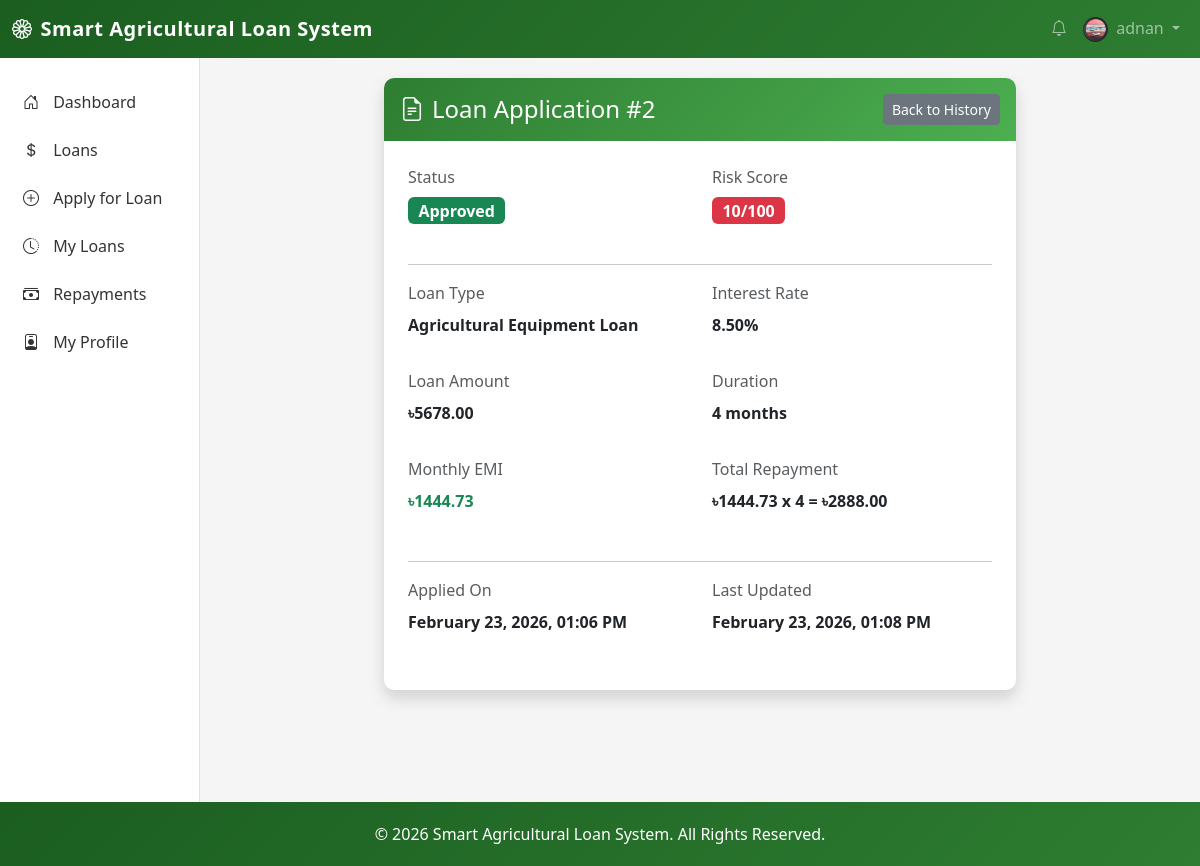
Page /loan/2/ (signed in) on the committed database.
### loan_app/models.py (models this page shows, shortened)
class User(AbstractUser):
    ROLE_CHOICES = [
        ("Farmer", "Farmer"),
        ("Bank Officer", "Bank Officer"),
        ("Admin", "Admin"),
    ]
    role = models.CharField(max_length=20, choices=ROLE_CHOICES, default="Farmer")
    phone_number = models.CharField(max_length=20, blank=True)
    profile_picture = models.ImageField(
        upload_to="profile_pictures/", blank=True, null=True
    )
    is_verified = models.BooleanField(default=False)
    nid_card_front = models.FileField(
        upload_to="nid_cards/",
        blank=True,
        null=True,
        help_text="Upload NID card front side",
    )
    nid_card_back = models.FileField(
        upload_to="nid_cards/",
        blank=True,
        null=True,
        help_text="Upload NID card back side",
    )
    nid_verified = models.BooleanField(
        default=False, help_text="Whether NID has been verified by bank officer"
    )
    nid_verified_by = models.ForeignKey(
        "self",
        on_delete=models.SET_NULL,
        null=True,
        blank=True,
        related_name="nid_verifications",
    )
    nid_verified_at = models.DateTimeField(null=True, blank=True)

class LoanApplication(models.Model):
    STATUS_CHOICES = [
        ("Pending", "Pending"),
        ("Approved", "Approved"),
        ("Rejected", "Rejected"),
    ]
    farmer = models.ForeignKey(
        User, on_delete=models.CASCADE, related_name="loan_applications"
    )
    loan_type = models.ForeignKey(
        LoanType, on_delete=models.CASCADE, related_name="applications"
    )
    amount = models.DecimalField(max_digits=12, decimal_places=2)
    duration_months = models.IntegerField(help_text="Loan duration in months")
    risk_score = models.IntegerField(
        default=0, help_text="Auto-calculated risk score (0-100)"
    )
    status = models.CharField(max_length=20, choices=STATUS_CHOICES, default="Pending")
    emi = models.DecimalField(
        max_digits=12, decimal_places=2, default=0, help_text="Monthly EMI amount"
    )
    created_at = models.DateTimeField(auto_now_add=True)
    updated_at = models.DateTimeField(auto_now=True)

class LoanType(models.Model):
    name = models.CharField(max_length=100, unique=True)
    interest_rate = models.DecimalField(
        max_digits=5, decimal_places=2, help_text="Interest rate in percentage"
    )
    max_amount = models.DecimalField(
        max_digits=12, decimal_places=2, help_text="Maximum loan amount in BDT"
    )
    description = models.TextField(blank=True)
    created_at = models.DateTimeField(auto_now_add=True)
    updated_at = models.DateTimeField(auto_now=True)

### loan_app/views.py (the view)
# urls.py: path("loan/<int:pk>/", views.loan_detail, name="loan_detail"),
@login_required
def loan_detail(request, pk):
    application = get_object_or_404(LoanApplication, pk=pk, farmer=request.user)
    return render(request, "loan/detail.html", {"application": application})

### templates/loan/detail.html (shortened to what this page needs)
{% extends 'base.html' %}
{% block content %}
<div class="row">
    <div class="col-md-8 mx-auto">
        <div class="card shadow">
            <div class="card-header py-3 d-flex justify-content-between align-items-center">
                <h4 class="mb-0"><i class="bi bi-file-earmark-text me-2"></i>Loan Application #{{ application.id }}</h4>
                <a href="{% url 'loan_history' %}" class="btn btn-secondary btn-sm">Back to History</a>
            </div>
            <div class="card-body p-4">
                <div class="row mb-4">
                    <div class="col-md-6">
                        <div class="mb-3">
                            <label class="form-label text-muted">Status</label>
                            <p>
                                {% if application.status == 'Pending' %}
                                    <span class="badge bg-warning fs-6">{{ application.status }}</span>
                                {% elif application.status == 'Approved' %}
                                    <span class="badge bg-success fs-6">{{ application.status }}</span>
                                {% else %}
                                    <span class="badge bg-danger fs-6">{{ application.status }}</span>
                                {% endif %}
                            </p>
                        </div>
                    </div>
                    <div class="col-md-6">
                        <div class="mb-3">
                            <label class="form-label text-muted">Risk Score</label>
                            <p>
                                {% if application.risk_score >= 70 %}
                                    <span class="badge bg-success fs-6">{{ application.risk_score }}/100</span>
                                {% elif application.risk_score >= 40 %}
                                    <span class="badge bg-warning fs-6">{{ application.risk_score }}/100</span>
                                {% else %}
                                    <span class="badge bg-danger fs-6">{{ application.risk_score }}/100</span>
                                {% endif %}
                            </p>
                        </div>
                    </div>
                </div>
                <hr>
                <div class="row">
                    <div class="col-md-6 mb-3">
                        <label class="form-label text-muted">Loan Type</label>
                        <p class="fw-bold">{{ application.loan_type.name }}</p>
                    </div>
                    <div class="col-md-6 mb-3">
                        <label class="form-label text-muted">Interest Rate</label>
                        <p class="fw-bold">{{ application.loan_type.interest_rate }}%</p>
                    </div>
                </div>
                <div class="row">
                    <div class="col-md-6 mb-3">
                        <label class="form-label text-muted">Loan Amount</label>
                        <p class="fw-bold">৳{{ application.amount|floatformat:2 }}</p>
                    </div>
                    <div class="col-md-6 mb-3">
                        <label class="form-label text-muted">Duration</label>
                        <p class="fw-bold">{{ application.duration_months }} months</p>
                    </div>
                </div>
                <div class="row">
                    <div class="col-md-6 mb-3">
                        <label class="form-label text-muted">Monthly EMI</label>
                        <p class="fw-bold text-success">৳{{ application.emi|floatformat:2 }}</p>
                    </div>
                    <div class="col-md-6 mb-3">
                        <label class="form-label text-muted">Total Repayment</label>
                        <p class="fw-bold">৳{{ application.emi|floatformat:2 }} x {{ application.duration_months }} = ৳{{ application.emi|add:application.emi|floatformat:2 }}</p>
                    </div>
                </div>
                <hr>
                <div class="row">
                    <div class="col-md-6 mb-3">
                        <label class="form-label text-muted">Applied On</label>
                        <p class="fw-bold">{{ application.created_at|date:"F d, Y, h:i A" }}</p>
                    </div>
                    <div class="col-md-6 mb-3">
                        <label class="form-label text-muted">Last Updated</label>
                        <p class="fw-bold">{{ application.updated_at|date:"F d, Y, h:i A" }}</p>
                    </div>
                </div>
            </div>
        </div>
    </div>
</div>
{% endblock %}

### templates/base.html (shortened to what this page needs)
<!DOCTYPE html>
<html lang="en">
<head>
    <link href="https://cdn.jsdelivr.net/npm/bootstrap@5.3.2/dist/css/bootstrap.min.css" rel="stylesheet">
    <link rel="stylesheet" href="https://cdn.jsdelivr.net/npm/bootstrap-icons@1.11.1/font/bootstrap-icons.css">
</head>
<body>
    <nav class="navbar navbar-expand-lg navbar-dark">
        <div class="container-fluid">
            <a class="navbar-brand" href="/">
                <i class="bi bi-flower1 me-2"></i>Smart Agricultural Loan System
            </a>
            <div class="collapse navbar-collapse" id="navbarNav">
                <ul class="navbar-nav ms-auto">
                    <li class="nav-item">
                        <a class="nav-link" href="#"><i class="bi bi-bell"></i></a>
                    </li>
                    <li class="nav-item dropdown">
                        <a class="nav-link dropdown-toggle" href="#" role="button" data-bs-toggle="dropdown">
                            {% if user.profile_picture %}
                                <img src="{{ user.profile_picture.url }}" class="rounded-circle me-1" style="width: 25px; height: 25px; object-fit: cover;">
                            {% else %}
                                <i class="bi bi-person-circle"></i>
                            {% endif %}
                            {{ user.username }}
                        </a>
                    </li>
                </ul>
            </div>
        </div>
    </nav>
    <div class="container-fluid">
        <div class="row">
            <div class="col-md-2 sidebar">
                <ul class="nav flex-column">
                    <li class="nav-item">
                        <a class="nav-link" href="{% url 'dashboard' %}">
                            <i class="bi bi-house-door"></i> Dashboard
                        </a>
                    </li>
                    {% if user.role == 'Farmer' %}
                    <li class="nav-item">
                        <a class="nav-link" href="{% url 'loan_list' %}">
                            <i class="bi bi-currency-dollar"></i> Loans
                        </a>
                    </li>
                    <li class="nav-item">
                        <a class="nav-link" href="{% url 'loan_apply' %}">
                            <i class="bi bi-plus-circle"></i> Apply for Loan
                        </a>
                    </li>
                    <li class="nav-item">
                        <a class="nav-link" href="{% url 'loan_history' %}">
                            <i class="bi bi-clock-history"></i> My Loans
                        </a>
                    </li>
                    <li class="nav-item">
                        <a class="nav-link" href="{% url 'repayment_history' %}">
                            <i class="bi bi-cash-stack"></i> Repayments
                        </a>
                    </li>
                    <li class="nav-item">
                        <a class="nav-link" href="{% url 'farmer_profile' %}">
                            <i class="bi bi-person-badge"></i> My Profile
                        </a>
                    </li>
                    {% endif %}
                </ul>
            </div>
            <div class="col-md-10 content-wrapper">
                {% block content %}{% endblock %}
            </div>
        </div>
    </div>
    <footer class="footer text-center">
        <div class="container">
            <p class="mb-0">&copy; 2026 Smart Agricultural Loan System. All Rights Reserved.</p>
        </div>
    </footer>
</body>
</html>

### templates/base.html (style rules this page uses)
:root { --agri-green: #2e7d32; --agri-green-light: #4caf50; --agri-green-dark: #1b5e20; --agri-light: #e8f5e9; }
body { background-color: #f5f5f5; min-height: 100vh; display: flex; flex-direction: column; }
.navbar { background: linear-gradient(135deg, var(--agri-green-dark), var(--agri-green)); }
.sidebar { background: white; min-height: calc(100vh - 56px); border-right: 1px solid #dee2e6; padding: 20px 0; }
.sidebar .nav-link { color: #333; padding: 12px 20px; border-left: 3px solid transparent; transition: all 0.3s; }
.sidebar .nav-link i { margin-right: 10px; }
.content-wrapper { flex: 1; padding: 20px; }
.card { border: none; border-radius: 10px; box-shadow: 0 2px 10px rgba(0,0,0,0.08); }
.card-header { background: linear-gradient(135deg, var(--agri-green), var(--agri-green-light)); color: white; border-radius: 10px 10px 0 0 !important; border: none; }
.footer { background: linear-gradient(135deg, var(--agri-green-dark), var(--agri-green)); color: white; padding: 20px 0; margin-top: auto; }
.navbar-brand { font-weight: 600; letter-spacing: 0.5px; }

### rows in the picture
User: profile_picture (picture), username "adnan"
LoanApplication: id "2", status "Approved", risk_score "10", loan_type.name "Agricultural Equipment Loan", loan_type.interest_rate "8.50", amount "5678.00", duration_months "4", emi "1444.73", emi|add "2888.00", created_at "February 23, 2026, 01:06 PM", updated_at "February 23, 2026, 01:08 PM"
